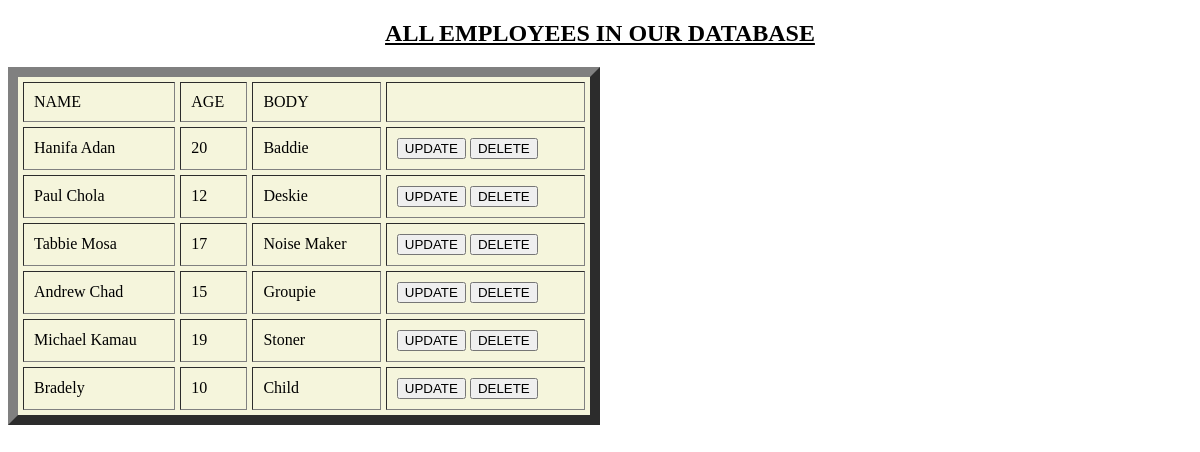
Page /students/show/ on the committed database.
### students/models.py (models this page shows, shortened)
class Student(models.Model):
    name = models.CharField(max_length=15)
    age = models.IntegerField()
    body = models.TextField()

### students/views.py (the view)
# urls.py: path('show/', views.show, name='show'),
def show(request):
    context = {'show': Student.objects.all()}
    return render(request,'show.html', context)

### students/templates/show.html (shortened to what this page needs)
<!DOCTYPE html>
<html lang="en">
<head>
    <link rel="stylesheet" href="../../static/css/style.css">
</head>
<body>
<h2 class="umm">ALL EMPLOYEES IN OUR DATABASE</h2>
<table border="10" bgcolor="#f5f5dc" width="50%" align="justify" cellpadding="10" cellspacing="5">
    <thead>
    <tr>
        <td>NAME</td>
        <td>AGE</td>
        <td>BODY</td>
        <td></td>
    </tr>
    </thead>
    <tbody>
    {% for employee in show %}
        <tr>
          <td>{{employee.name}}</td>
          <td>{{employee.age}}</td>
          <td>{{employee.body}}</td>
          <td>
              <a href="{% url 'employee_update' employee.id %}"><button>UPDATE</button></a>
              <a href="{% url 'delete' employee.id %}"><button>DELETE</button></a>
          </td>
        </tr>
    {% endfor %}
    </tbody>
</table>
</body>
</html>

### static/css/style.css (style rules this page uses)
.umm { text-decoration: underline; text-align: center; font-weight: bolder; }

### rows in the picture
Student: name "Hanifa Adan", age "20", body "Baddie"
Student: name "Paul Chola", age "12", body "Deskie"
Student: name "Tabbie Mosa", age "17", body "Noise Maker"
Student: name "Andrew Chad", age "15", body "Groupie"
Student: name "Michael Kamau", age "19", body "Stoner"
Student: name "Bradely", age "10", body "Child"
